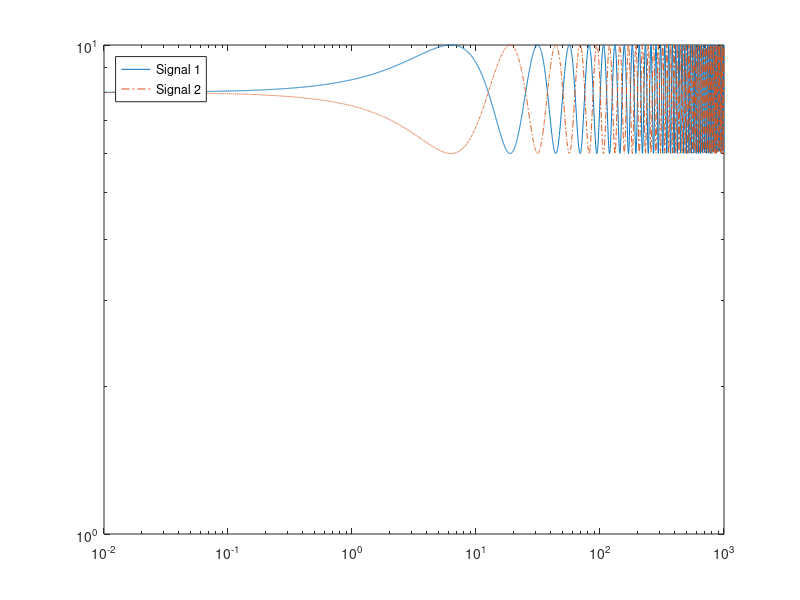

Write MATLAB code to recreate this figure.
x = logspace(-2,3,5000);
% create a set of logarithmically spaced x-coordinates
y1 = 8 + 2*sin(x/4);
% create the first set of y- coordinates
y2 = 8 - 2*sin(x/4);
% % create the second set of y- coordinates
loglog(x,y1,x,y2,'-.')
% display x,y1,y2 in a loglog plot
legend('Signal 1','Signal 2','Location','northwest')
% display a legend in the upper left corner of the plot 
